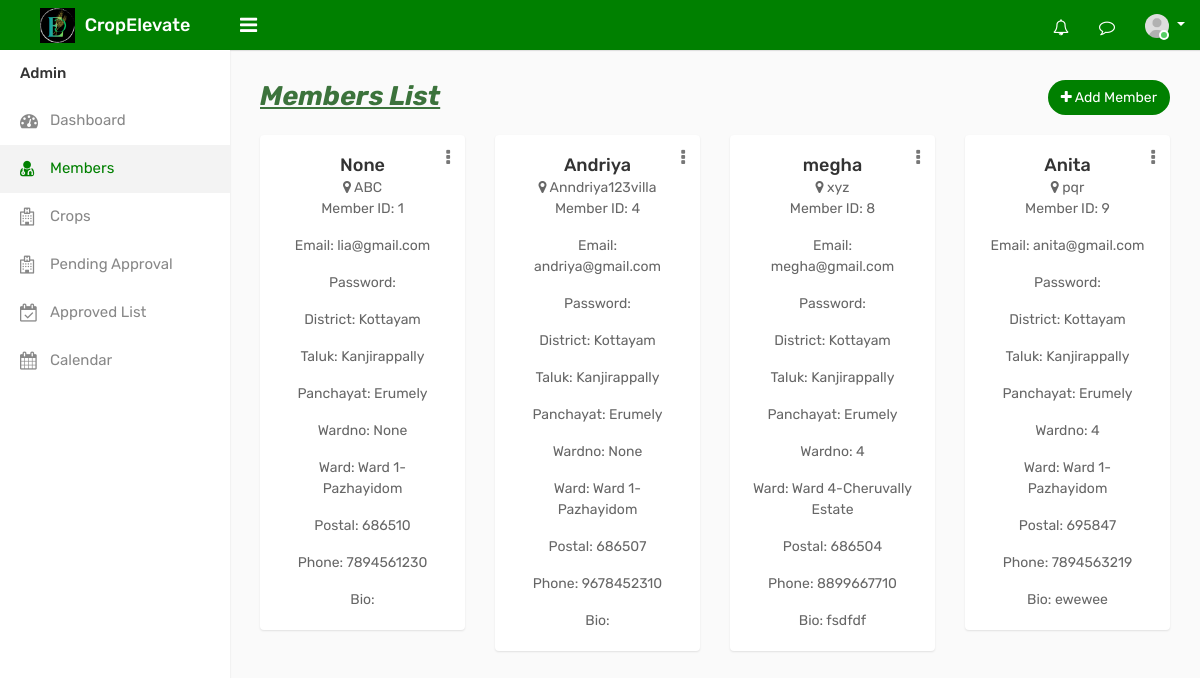
Before: /admember with the older database file.
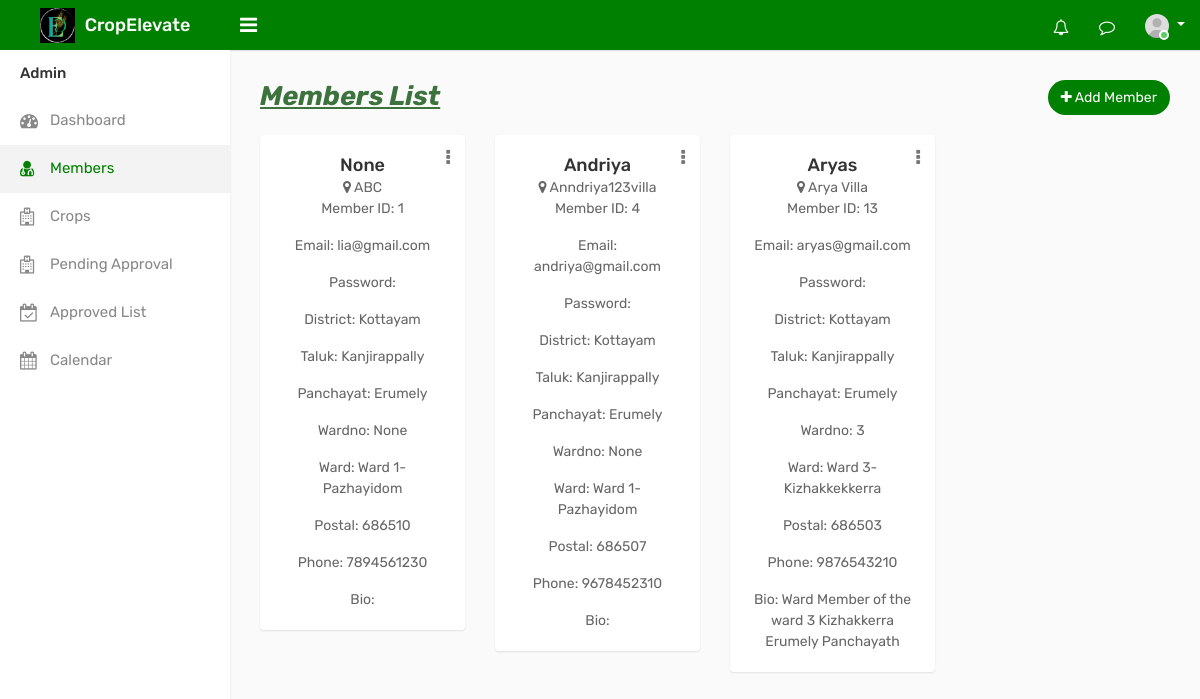
After: the same page with the newer database file.
### ceapp/models.py (models this page shows, shortened)
class Member(models.Model):
    user = models.OneToOneField(CustomUser, on_delete=models.CASCADE, blank=True, null=True)
    Name = models.CharField(max_length=100,null=True, blank=True)
    email = models.EmailField(max_length=100,null=True, blank=True)
    admin_set_password = models.CharField(max_length=128, blank=True, null=True)
    address = models.TextField()
    district= models.CharField(max_length=100,null=True, blank=True)
    taluk = models.CharField(max_length=255, null=True, blank=True)
    Panchayat = models.CharField(max_length=100,null=True, blank=True)
    ward = models.CharField(max_length=100,null=True, blank=True)
    wardno = models.IntegerField(max_length=100,null=True, blank=True)
    postal = models.IntegerField()
    phone = models.IntegerField()
    bio=models.TextField()
    profile_photo = models.ImageField(upload_to='profile_photos/', blank=True, null=True)

### ceapp/views.py (the view)
# urls.py: path('admember',views.admember,name='admember'),
def admember(request):
    members = Member.objects.all()
    return render(request, 'admintemp/admember.html', {'members': members})

### templates/admintemp/admember.html (shortened to what the changed rows need)
{% load static %}
<!DOCTYPE html>
<html lang="en">
<head>
    <link rel="stylesheet" type="text/css" href="{% static 'assets/css/bootstrap.min.css' %}">
    <link rel="stylesheet" type="text/css" href="{% static 'assets/css/font-awesome.min.css' %}">
    <link rel="stylesheet" type="text/css" href="{% static 'assets/css/select2.min.css' %}">
    <link rel="stylesheet" type="text/css" href="{% static 'assets/css/bootstrap-datetimepicker.min.css' %}">
    <link rel="stylesheet" type="text/css" href="{% static 'assets/css/style.css' %}">
</head>
<body>
    <div class="main-wrapper">
        <div class="page-wrapper">
            <div class="content">
                <div class="row doctor-grid">
                    {% for member in members %}
                    <div class="col-md-4 col-sm-4  col-lg-3">
                        <div class="profile-widget">
                            <div class="dropdown profile-action">
                                <a href="#" class="action-icon dropdown-toggle" data-toggle="dropdown" aria-expanded="false"><i class="fa fa-ellipsis-v"></i></a>
                            </div>
                            <h4 class="doctor-name text-ellipsis"><a href="profile.html"> {{ member.Name }}</a></h4>
                            <div class="user-country">
                                <i class="fa fa-map-marker"></i> {{ member.address }}
                            </div>
                            <div>
                                <p>Member ID: {{ member.id }}</p>
                                <p class="card-text">Email: {{ member.email }}</p>
                                <p class="card-text">Password: {{ member.password }}</p>
                                <p class="card-text">District: {{ member.district }}</p>
                                <p class="card-text">Taluk: {{ member.taluk }}</p>
                                <p class="card-text">Panchayat: {{ member.Panchayat }}</p>
                                <p class="card-text">Wardno: {{ member.wardno }}</p>
                                <p class="card-text">Ward: {{ member.ward }}</p>
                                <p class="card-text">Postal: {{ member.postal }}</p>
                                <p class="card-text">Phone: {{ member.phone }}</p>
                                <p class="card-text">Bio: {{ member.bio }}</p>
                            </div>
                        </div>
                    </div>
                    {% endfor %}
                </div>
            </div>
		</div>
    </div>
</body>
</html>

Changed rows visible on the page:
removed Member: Name "megha", address "xyz", id "8", email "megha@gmail.com", district "Kottayam", taluk "Kanjirappally", Panchayat "Erumely", wardno "4", ward "Ward 4-Cheruvally Estate", postal "686504", phone "8899667710", bio "fsdfdf"
removed Member: Name "Anita", address "pqr", id "9", email "anita@gmail.com", district "Kottayam", taluk "Kanjirappally", Panchayat "Erumely", wardno "4", ward "Ward 1-Pazhayidom", postal "695847", phone "7894563219", bio "ewewee"
added Member: Name "Aryas", address "Arya Villa", id "13", email "aryas@gmail.com", district "Kottayam", taluk "Kanjirappally", Panchayat "Erumely", wardno "3", ward "Ward 3-Kizhakkekkerra", postal "686503", phone "9876543210", bio "Ward Member of the ward 3 Kizhakkerra Erumely Panchayath"
